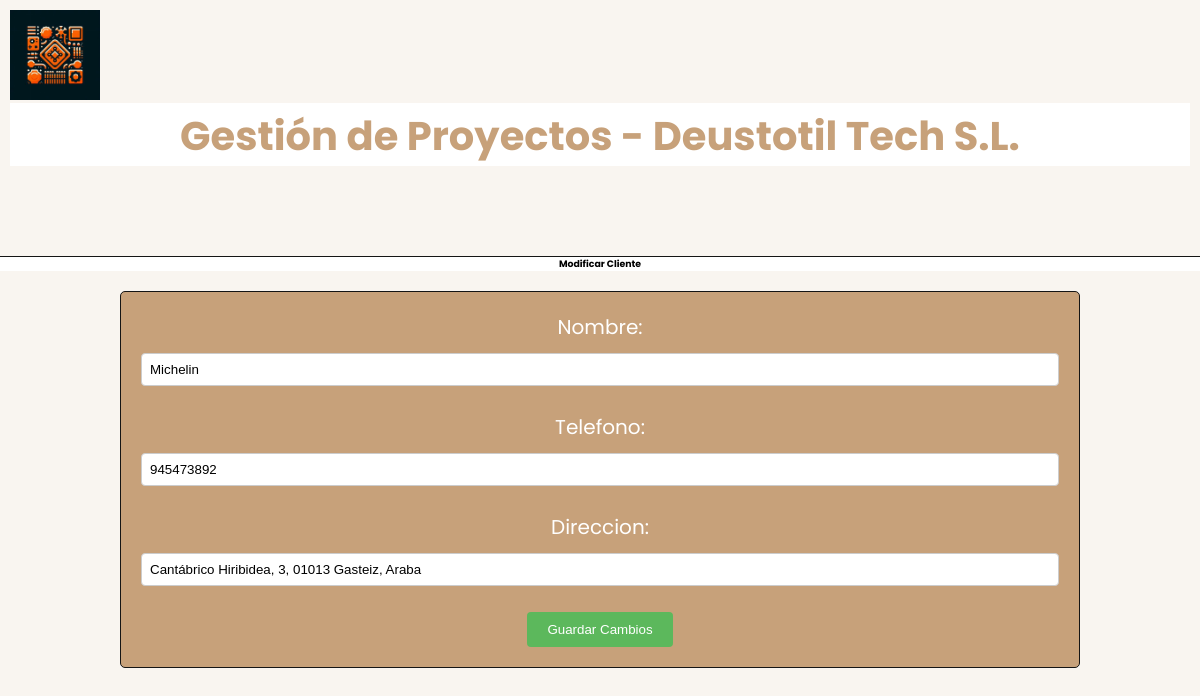
The app's page /DjangoGePrApp/modificarCliente/1/ with its own data.
### DjangoGePrApp/models.py (models this page shows, shortened)
class Cliente(models.Model):
    Nombre = models.CharField(max_length=30)
    Telefono = models.IntegerField()
    Direccion = models.CharField(max_length=100)

### DjangoGePrApp/views.py (the view)
# urls.py: path('modificarCliente/<int:cliente_id>/', views.modificarCliente, name='modificarCliente'),
def modificarCliente(request, cliente_id):
    cliente = Cliente.objects.get(pk=cliente_id)
    form = ClienteForm(instance=cliente)
    if request.method == 'POST':
        form = ClienteForm(request.POST, instance=cliente)
        if form.is_valid():
            form.save()
            return redirect('listados')
    context = {'titulo_pagina' : 'Modificar Cliente', 'form' : form}
    return render(request, 'modificarCliente.html', context)

### DjangoGePrApp/forms.py
class ClienteForm(ModelForm):
    class Meta:
        model = Cliente
        fields = '__all__'

### DjangoGePrApp/templates/modificarCliente.html (shortened to what this page needs)
{% extends "header.html" %}
{% block contenido %}
<form class="formulario" action="#" method="POST">
{{ form }}
<button type="submit">Guardar Cambios</button>
</form>
{% endblock %}

### static/style.css (style rules this page uses)
:root { --primary-color: #c7a17a; --background-color: #f9f5f0; --dark-color: #151515; --accent-color: #efa162; --form-background: #5cb85c; --form-hover: #4cae4c; --btn-blue: rgb(0, 162, 255); --btn-yellow: rgb(226, 226, 84); --btn-red: rgb(241, 64, 64); }
body, html { height: 100%; font-family: 'Poppins', sans-serif; font-size: 62.5%; box-sizing: border-box; margin: 0; padding: 0; background-color: var(--background-color); }
* { margin: 0; padding: 0; box-sizing: border-box; }
input, button { outline: none; border: none; }
.formulario, .detallesProyecto, .detallesTarea, .detallesEmpleado, .detallesCliente { margin: 20px auto; padding: 20px; border: 1px solid var(--dark-color); background-color: var(--primary-color); border-radius: 5px; width: 80%; text-align: center; color: white; font-size: 2rem; }
.formulario div, .detallesProyecto div, .detallesTarea div, .detallesEmpleado div, .detallesCliente div { margin-bottom: 10px; }
.formulario label { display: block; margin-bottom: 5px; }
.formulario input[type="text"], .formulario input[type="email"], .formulario input[type="tel"], .formulario input[type="number"], .formulario textarea, .formulario select { width: 100%; padding: 8px; margin: 6px 0 16px; border: 1px solid #ccc; border-radius: 4px; }
button[type="submit"] { background-color: var(--form-background); color: white; padding: 1rem 2rem; border-radius: 4px; cursor: pointer; }

### records on screen
Cliente: Nombre "Michelin", Telefono "945473892", Direccion "Cantábrico Hiribidea, 3, 01013 Gasteiz, Araba"

### other values on screen
{{ titulo_pagina }} "Modificar Cliente"
